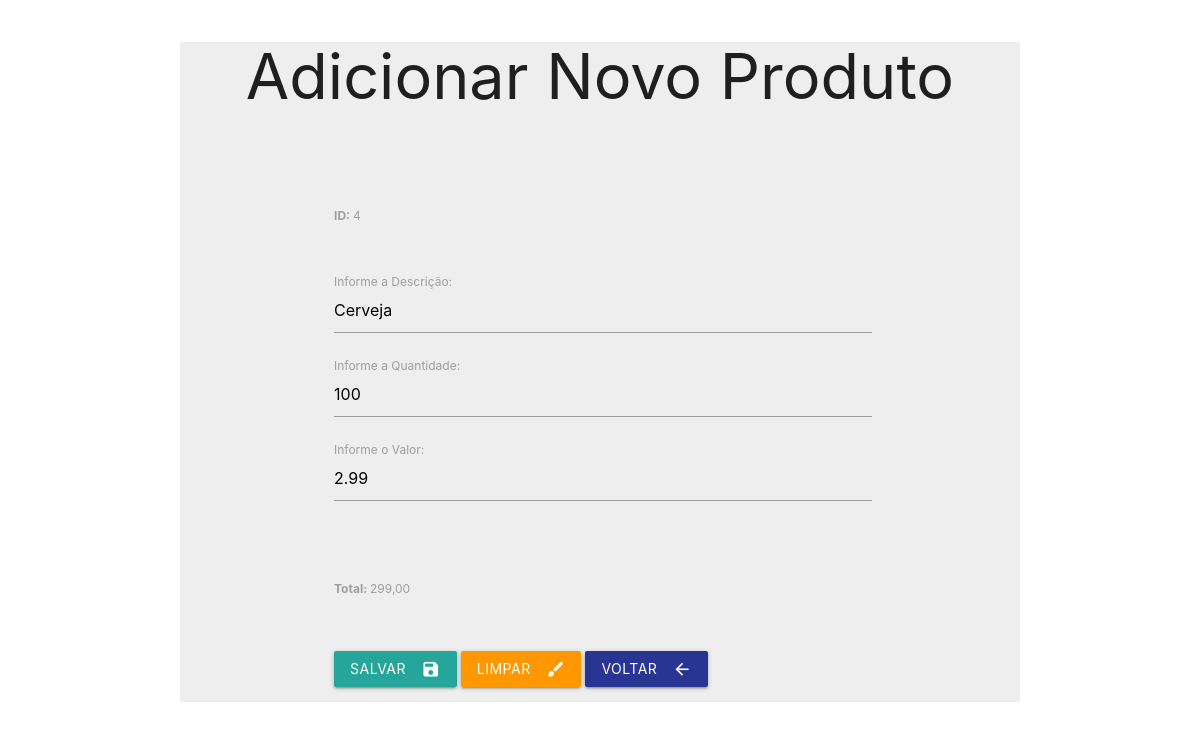
The app's page /frmEdtPro.php?id=4 with its own data.
### tables this page shows
CREATE TABLE `produtos` (
  `id` int(11) NOT NULL,
  `descricao` varchar(35) NOT NULL,
  `quantidade` float NOT NULL,
  `valor` float NOT NULL
);

### frmEdtPro.php (the view, shortened to what this page needs)
<?php
    $id = $_GET['id'];
    $pdo = Conexao::conectar();
    $pdo->setAttribute(PDO:: ATTR_ERRMODE, PDO::ERRMODE_EXCEPTION);
    $sql = "SELECT * FROM produtos WHERE id=?;";
    $query = $pdo->prepare($sql);
    $query->execute (array($id));
    $dados = $query->fetch(PDO::FETCH_ASSOC);
    $desc = $dados['descricao'];
    $qtde = $dados['quantidade'];
    $valor= $dados['valor'];
    $total = $qtde * $valor;
?>
<!DOCTYPE html>
<html lang="pt-br">
<head>
    <link rel="stylesheet" href="https://cdnjs.cloudflare.com/ajax/libs/materialize/1.0.0/css/materialize.min.css">
</head>
<body>
    <div class="container grey lighten-3 col s12">
    <div class="title col s12" style="text-align: center;">
                <h1>Adicionar Novo Produto</h1>
        </div>
        <div class="row">
            <form action="edtPro.php" method="POST" id="frmEdtPro"
                  name="frmEdtPro" class="col s12">
                <div class="camp input-field col s8">
                   <h3> <label for="lblID"><b>ID: </b> <?php echo $id;?> </label></h3>
                </div>
                <div class="camp input-field col s8">
                    <label for="lblDesc">Informe a Descrição: </label>
                    <input type="text" class="form-control" id="txtDesc"
                           name="txtDesc" value="<?php echo $desc;?>">
                </div>
                <div class="camp input-field col s8">
                    <label for="lblQtde">Informe a Quantidade: </label>
                    <input step="0.01" type="number" class="form-control" id="txtQtde"
                    name="txtQtde" value="<?php echo $qtde;?>"onblur="calcula_total()">
                </div>
                <div class="camp input-field col s8">
                    <label for="lblValor">Informe o Valor: </label>
                    <input step="0.01" type="number" class="form-control" id="txtValor"
                     name="txtValor" value="<?php echo $valor;?>" onblur="calcula_total()">
                </div>
                <div class="camp input-field col s8">
                   <h4> <label for="lblTotal"><b>Total: </b> <label id="total"><?php echo number_format($total, 2, ',', ' ');?></label> </label> </h4>
                </div>
                <div class="camp input-field col s8">
                    <button class="btn waves-effect waves-light" type="submit" id="btnSalvar">
                        Salvar <i class="material-icons right">save</i>
                    </button>
                    <button class="btn waves-effect waves-light orange" type="reset" id="btnLimpar">
                        Limpar <i class="material-icons right">brush</i>
                    </button>
                    <button class="btn waves-effect waves-light indigo darken-3" type="button" id="btnVoltar"
                            onclick="JavaScript:location.href='listarProdutos.php'">
                        Voltar <i class="material-icons right">arrow_back</i>
                    </button>
                </div>
            </form>
        </div>
    </div>
</body>
</html>

### frmEdtPro.php (style rules this page uses)
.camp { margin-left: 17%!important; }

### records on screen
produtos: txtDesc "Cerveja", txtQtde "100", txtValor "2.99", total "299,00"

### other values on screen
$id "4"
